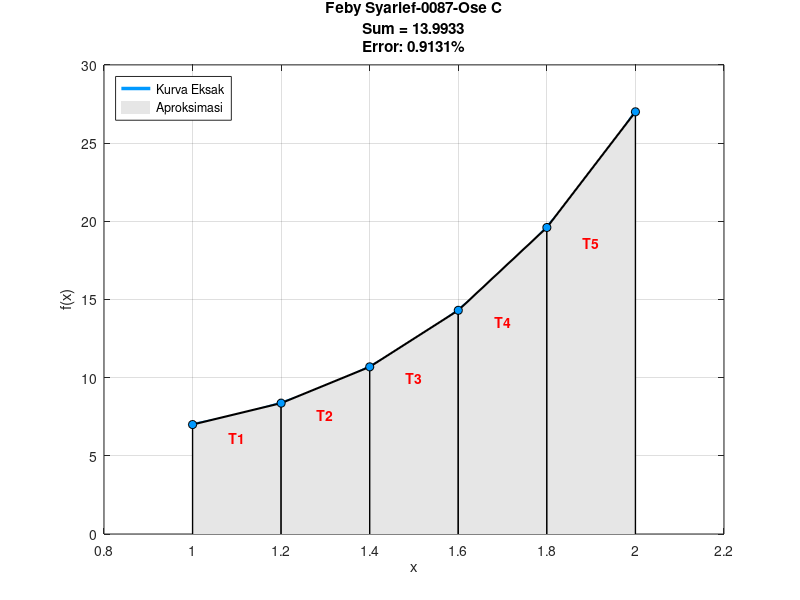

Recreate this plot in MATLAB.
clear; clc; close all;

f = @(x) x.^4 + 2*x.^3 - 4 * x.^2 +3*x +5;

disp('--- Program Integral Trapesium ---');
a = 1; % batas bawah
b = 2; % batas atas
n = input('Masukkan jumlah sub-interval (n): ');

dx = (b - a) / n;
sum = 0;   
c1 = a;    

x_fine = linspace(a, b, 500);
y_fine = f(x_fine);
figure('Color', 'w'); 
h_curve = plot(x_fine, y_fine, 'Color', [0 0.6 1], 'LineWidth', 2.5); hold on;
h_fill = [];

fprintf('\nDetail Iterasi:\n');
fprintf('-------------------------------------------------------------\n');
fprintf(' i |    c1     |    c2     |     z (Luas)   |   sum (Total)\n');
fprintf('-------------------------------------------------------------\n');

for i = 1:n
    c2 = c1 + dx;
    z = (dx / 2) * (f(c1) + f(c2));
    sum = sum + z;
    
    x_trap = [c1, c1, c2, c2];
    y_trap = [0, f(c1), f(c2), 0];
    
    h_temp = fill(x_trap, y_trap, [0.9 0.9 0.9], 'EdgeColor', 'none');
    if i==1, h_fill = h_temp; end
    
    plot([c1 c1], [0 f(c1)], 'k-', 'LineWidth', 1);       
    plot([c2 c2], [0 f(c2)], 'k-', 'LineWidth', 1);       
    plot([c1 c2], [f(c1) f(c2)], 'k-', 'LineWidth', 1.5); 
    
    plot(c1, f(c1), 'o', 'MarkerFaceColor', [0 0.6 1], 'MarkerEdgeColor', 'k');
    if i==n, plot(c2, f(c2), 'o', 'MarkerFaceColor', [0 0.6 1], 'MarkerEdgeColor', 'k'); end
    
    text((c1+c2)/2, (f(c1)+f(c2))/2.5, ['T' num2str(i)], 'Color', 'r', 'FontWeight', 'bold', 'HorizontalAlignment', 'center');
    
    fprintf(' %d | %8.4f  | %8.4f  |   %10.4f   |   %10.4f\n', i, c1, c2, z, sum);
    
    c1 = c1 + dx;
end

val_exact = integral(f, a, b);
err_abs = abs(val_exact - sum); 
err_rel = (err_abs / abs(val_exact)) * 100;

fprintf('-------------------------------------------------------------\n');
fprintf('\nHASIL AKHIR:\n');
fprintf('1. Eksak (Analitik) : %.6f\n', val_exact);
fprintf('2. Numerik   : %.6f\n', sum);
fprintf('3. Error Relatif    : %.4f %%\n', err_rel);

title({['Feby Syarief-0087-Ose C'],['Sum = ' num2str(sum, '%.4f')], ...
       ['Error: ' num2str(err_rel, '%.4f') '%']});

xlabel('x'); ylabel('f(x)'); grid on;
xlim([a-0.2, b+0.2]); 
legend([h_curve, h_fill], {'Kurva Eksak', 'Aproksimasi'}, 'Location', 'northwest');
hold off;
